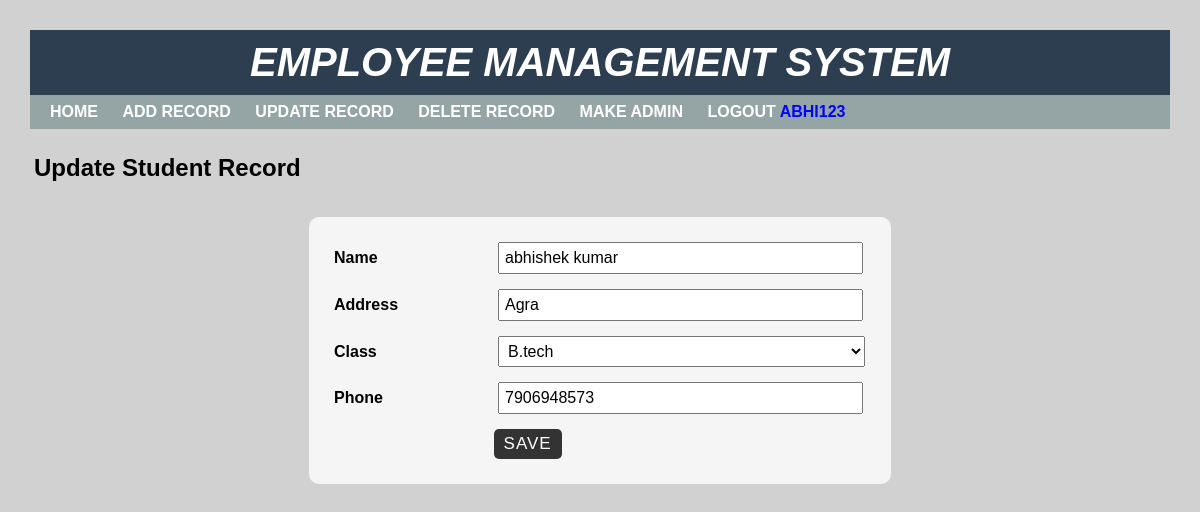
/edit.php?id=12 (signed in), run on the app's committed database.
### tables this page shows
CREATE TABLE `student` (
  `sid` int(11) NOT NULL,
  `sname` varchar(50) NOT NULL,
  `saddress` varchar(50) NOT NULL,
  `sclass` int(11) NOT NULL,
  `sphone` varchar(20) NOT NULL
);

### edit.php (the view, shortened to what this page needs)
<?php
include "header.php";
?>
<div class="main-content">
    <h2>Update Student Record</h2>
    <?php
    $id = $_GET["id"];
    include "config.php";
    $sql = "SELECT * FROM student WHERE sid = {$id}";
    $result = mysqli_query($conn, $sql) or die("Query Failed!");
    if(mysqli_num_rows($result)>0){
        while($row = mysqli_fetch_assoc($result)){
            ?>
    <div class="main-content">
    <form action="savedata.php" class="post-form" method="post">
        <div class="form-group">
            <label for="">Name</label>
            <input type="text" name="sname" name="sid" value="<?php echo $row['sname']; ?>"/>
        </div>
        <div class="form-group">
            <label for="">Address</label>
            <input type="text" name="saddress" value="<?php echo $row['saddress']; ?>"/>
        </div>
        <div class="form-group">
            <label for="">Class</label>
                <?php
                include "config.php";
                $sql1 = "Select * from studentclass";
                $result1 = mysqli_query($conn, $sql1) or die("Query failed!");
                if(mysqli_num_rows($result1)>0){
                    echo '<select name="class" id="">
                    ';
                    while($row1 = mysqli_fetch_assoc($result1)){
                        if($row["sclass"]==$row1["cid"]){
                            $select = "selected";
                        }else{
                            $select = "";
                        }
                            echo "<option {$select} value='{$row1['cid']}'>{$row1['cname']}</option>";
                        }
                    echo "</select>";
                }
                ?>
        </div>
        <div class="form-group">
            <label for="">Phone</label>
            <input type="text"  name="sphone" value="<?php echo $row['sphone']; ?>"/>
        </div>
        <input type="Submit" class="submit" value="Save"
        >
    </form>
</div>
            <?php
        }
    }else{
        echo "No record Found!";
    }
?>

### style.css (style rules this page uses)
* { padding: 0px; margin: 0px; }
body { font: 16px arial; background: #d1d1d1; }
.main-content { padding: 25px 34px; min-height: 400px; }
.main-content h2 { margin: 0 0 10px; text-transform: capitalize; }
.main-content .post-form { width: 50%; padding: 25px; margin: 0 auto 10px; background: #f5f5f5; border-radius: 10px; }
.main-content .post-form .form-group { margin: 0 0 15px; }
.main-content .post-form .form-group label { width: 30%; display: inline-block; font-weight: 600; }
.main-content .post-form .form-group input , .main-content .post-form .form-group select { width: 66%; font-size: 16px; display: inline-block; padding: 5px; margin: 0; }
.main-content .post-form .form-group select { width: 69%; }
.main-content .post-form .submit { font-size: 17px; letter-spacing: 1px; text-transform: uppercase; padding: 5px 10px; color: #fff; background: #333; border: none; border-radius: 5px; margin: 0 0 0 30%; cursor: pointer; }

### data on the page
student: sname "abhishek kumar", saddress "Agra", sphone "7906948573"

### other printed values
$_SESSION['username'] "ABHI123"
form field class "B.tech"
